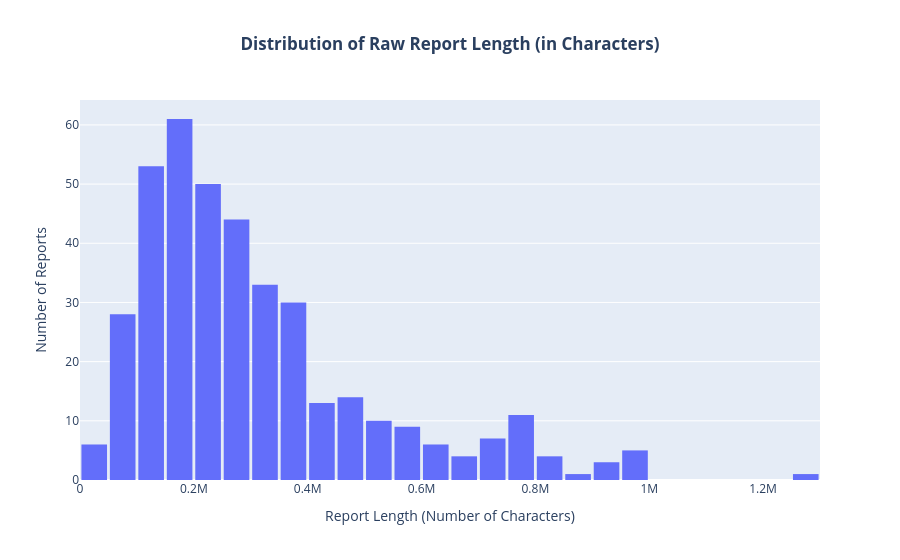

The notebook cell this image was saved under:
### Markdown cell above
### **2. Analysis of Raw Text Lengths**

This histogram shows the distribution of character counts in the corporate reports after initial cleaning.

### Code cell
if not raw_data_df.empty:
    fig = px.histogram(
        raw_data_df,
        x='text_length',
        title='<b>Distribution of Raw Report Length (in Characters)</b>',
        labels={'text_length': 'Report Length (Number of Characters)'},
        nbins=50
    )
    fig.update_layout(
        yaxis_title='Number of Reports',
        title_x=0.5,
        bargap=0.1
    )
    fig.show()

### Figure 1 — Plotly figure (JSON) as saved in the notebook; plotly's stock layout.template omitted (floating-point values rounded to 4 significant figures; data arrays with more than 128 entries replaced by an {"elided": "..."} marker saying what was removed)
{"data": [{"bingroup": "x", "hovertemplate": "Report Length (Number of Characters)=%{x}<br>count=%{y}<extra></extra>", "legendgroup": "", "marker": {"color": "#636efa", "pattern": {"shape": ""}}, "name": "", "nbinsx": 50, "orientation": "v", "showlegend": false, "type": "histogram", "x": {"elided": "393 int values"}, "xaxis": "x", "yaxis": "y"}], "layout": {"bargap": 0.1, "barmode": "relative", "legend": {"tracegroupgap": 0}, "title": {"text": "<b>Distribution of Raw Report Length (in Characters)</b>", "x": 0.5}, "xaxis": {"anchor": "y", "domain": [0, 1], "title": {"text": "Report Length (Number of Characters)"}}, "yaxis": {"anchor": "x", "domain": [0, 1], "title": {"text": "Number of Reports"}}}}
